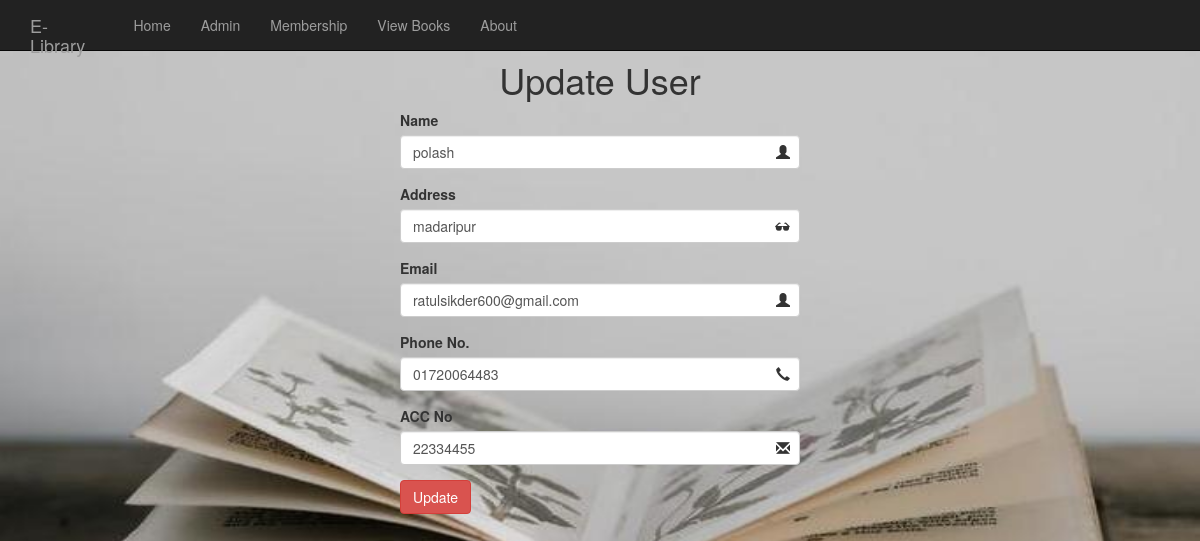
/cost/memberEdit.php?id=7, run on the app's committed database.
### tables this page shows
CREATE TABLE `customer` (
  `id` int(10) NOT NULL,
  `name` varchar(100) NOT NULL,
  `address` varchar(100) NOT NULL,
  `phone` varchar(100) NOT NULL,
  `email` varchar(100) NOT NULL,
  `accNo` varchar(100) NOT NULL,
  `pin` varchar(100) NOT NULL
);

### cost/memberEdit.php (the view, shortened to what this page needs)
<?php include('server.php') ?>
<?php
   $id=$_GET['id'];
   $user_check_query = "SELECT * FROM customer WHERE id='$id'";
  $result = mysqli_query($db, $user_check_query);
  while ( $user = mysqli_fetch_assoc($result))
  {
    $name=$user['name'];
    $email=$user['email'];
    $address=$user['address'];
    $phone=$user['phone'];
    $accNo=$user['accNo'];
  }
?>
<!DOCTYPE html>
<html>
<head>
	<link rel="stylesheet" type="text/css" href="css/style.css">
	<link href="css/bootstrap.min.css" rel="stylesheet">
</head>
<body>
    <nav class="navbar navbar-inverse navbar-fixed-top">
      <div class="container">
        <div class="navbar-header">
          <a class="navbar-brand navbar-left" style="margin-right: 45%;" href="index.html">E-Library</a>
        </div>
        <div id="navbar" class="collapse navbar-collapse">
          <ul class="nav navbar-nav">
          	<li><a href="index.php">Home</a></li>
            <li><a href="libraryManager.php">Admin</a></li>
            <li><a href="">Membership</a></li>
            <li><a href="">View Books</a></li>
            <li><a href="">About</a></li>
          </ul>
        </div>
      </div>
    </nav>
     <div class="regForm"  >
        <h1> Update User </h1>
        <form method="post">
          <div class="form-group  has-feedback">
            <label >Name</label>
            <input type="text" class="form-control" id="Name" value='<?php echo $name ?>' name="name" >
          </div>
          <div class="form-group  has-feedback">
            <label>Address</label>
            <input type="text" class="form-control" id="address" value="<?php echo $address ?>"  name="address">
          </div>
          <div class="form-group  has-feedback">
            <label>Email</label>
            <input type="text" class="form-control" id="email" value="<?php echo $email ?>" name="email">
          </div>
           <div class="form-group  has-feedback">
            <label>Phone No.</label>
            <input type="text" class="form-control" id="phone" value="<?php echo $phone ?>" name="phone" >
          </div>
          <div class="form-group  has-feedback">
            <label >ACC No</label>
            <input type="text" class="form-control" id="accNo" value="<?php echo $accNo ?>" name="accNo">
          </div>
          <button type="submit" name="update" class="btn btn-danger">Update</button>
        </form>
     </div>
</body>
</html>

### cost/css/style.css (style rules this page uses)
body { width: 100%; height: 800px; background-image: url('book.jpg'); background-repeat: no-repeat; background-size: 100% 100%; }
.regForm { width: 40%; margin: 0 auto; padding: 40px; }
.regForm h1 { font-style: bold; text-align: center; }

### data on the page
customer: name "polash", address "madaripur", email "ratulsikder600@gmail.com", phone "01720064483", accNo "22334455"
